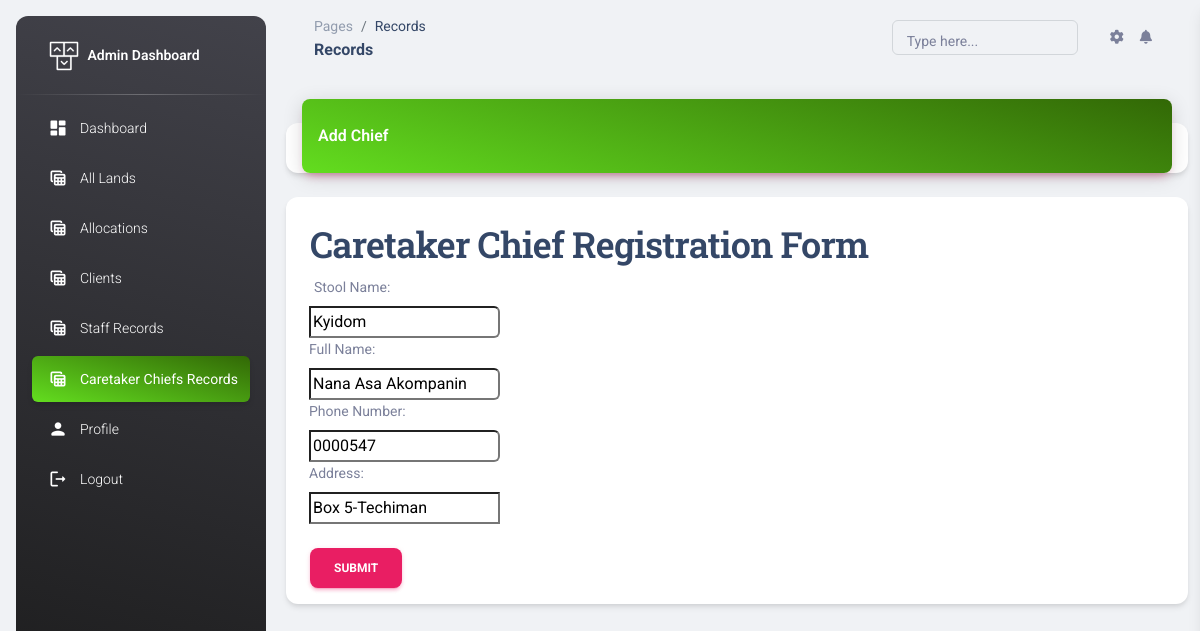
Before: /dashboard/chief_records/edit_chief/2 (signed in) with the older database file.
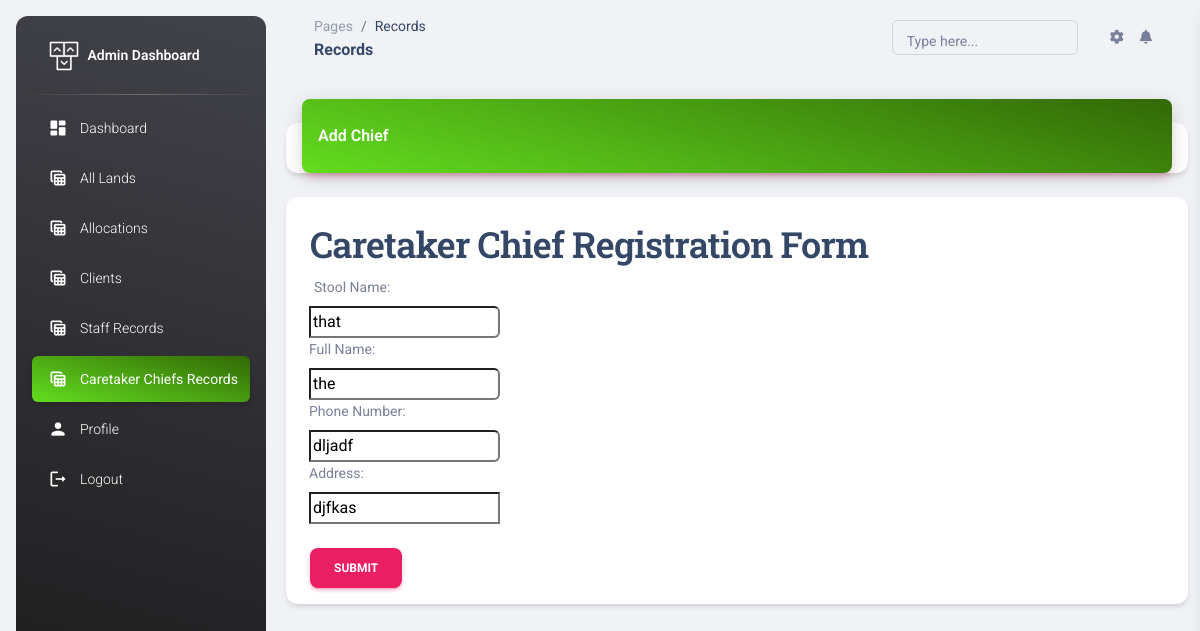
After: the same page with the newer database file.
### chief/models.py (models this page shows, shortened)
class CareTakerChief (models.Model):
    ctchief = models.OneToOneField(User, on_delete=models.CASCADE)
    StoolName = models.CharField(max_length=255, verbose_name="Stool Name")
    FullName = models.CharField(max_length=255, verbose_name="full Name")
    PhoneNumber = models.CharField(max_length=255, verbose_name="Phone Number")
    Address = models.CharField(max_length=255, verbose_name="Address")

### staff/views.py (the view)
# urls.py: path('dashboard/chief_records/edit_chief/<int:id>', admin_edit_chief, name="admin_edit_chief"),
@login_required
def admin_edit_chief(request, id):
    username = request.user.username
    chief = get_object_or_404(CareTakerChief, pk=id)
    if request.method == "POST":
        chiefform = ChiefForm(data=request.POST, files = request.FILES, instance=chief)
        if chiefform.is_valid:
            chiefform.save()
            return redirect(admin_chief_records)
        else:
            print("Invalid data entry")
    else:
        chiefform = ChiefForm(instance=chief)
    active= "active bg-gradient-primary"
    context = {
       "chiefform":chiefform,
       "id":id,
               "username":username,
    "active6":active,
    }
    return render(request, "online/edit_chief.html", context )

### chief/forms.py
class ChiefForm(ModelForm):
    class Meta:
        model = CareTakerChief
        fields = ("StoolName","FullName", "PhoneNumber", "Address")
    def __init__(self, *args, **kwargs):
        super(ChiefForm, self).__init__(*args, **kwargs)
        self.fields["StoolName"].widget.attrs.update({'class' :('input--style-4'),})
        self.fields["FullName"].widget.attrs.update({'class' :('input--style-4'),})
        self.fields["PhoneNumber"].widget.attrs.update({'class' :('input--style-4'),})
        self.fields["Address"].widget.attrs.update({'class' :('input--style-4'),})

### templates/online/edit_chief.html (shortened to what this page needs)
{% extends 'online/base2.html'%}
{% load static%}
{% block content %}
<body class="g-sidenav-show  bg-gray-200">
  {% include 'online/side_nav.html' %}
  <main class="main-content position-relative max-height-vh-100 h-100 border-radius-lg ">
    <nav class="navbar navbar-main navbar-expand-lg px-0 mx-4 shadow-none border-radius-xl" id="navbarBlur" data-scroll="true">
      <div class="container-fluid py-1 px-3">
        <nav aria-label="breadcrumb">
          <ol class="breadcrumb bg-transparent mb-0 pb-0 pt-1 px-0 me-sm-6 me-5">
            <li class="breadcrumb-item text-sm"><a class="opacity-5 text-dark" href="javascript:;">Pages</a></li>
            <li class="breadcrumb-item text-sm text-dark active" aria-current="page">Records</li>
          </ol>
          <h6 class="font-weight-bolder mb-0">Records</h6>
        </nav>
        <div class="collapse navbar-collapse mt-sm-0 mt-2 me-md-0 me-sm-4" id="navbar">
          <div class="ms-md-auto pe-md-3 d-flex align-items-center">
            <div class="input-group input-group-outline">
              <label class="form-label">Type here...</label>
              <input type="text" class="form-control">
            </div>
          </div>
          <ul class="navbar-nav  justify-content-end">
            <li class="nav-item px-3 d-flex align-items-center">
              <a href="javascript:;" class="nav-link text-body p-0">
                <i class="fa fa-cog fixed-plugin-button-nav cursor-pointer"></i>
              </a>
            </li>
            <li class="nav-item dropdown pe-2 d-flex align-items-center">
              <a href="javascript:;" class="nav-link text-body p-0" id="dropdownMenuButton" data-bs-toggle="dropdown" aria-expanded="false">
                <i class="fa fa-bell cursor-pointer"></i>
              </a>
            </li>
          </ul>
        </div>
      </div>
    </nav>
    <div class="container-fluid py-4">
      <div class="row">
        <div class="col-12">
          <div class="card my-4">
            <div class="card-header p-0 position-relative mt-n4 mx-3 z-index-2">
              <div class="bg-gradient-primary shadow-primary border-radius-lg pt-4 pb-3">
                <h6 class="text-white text-capitalize ps-3">Add Chief</h6>
              </div>
            </div>
          </div>
        </div>
      </div>
      <div class="page-wrapper bg-gra-02 p-t-130 p-b-100 font-poppins">
        <div class="wrapper wrapper--w680">
            <div class="card card-4">
                <div class="card-body">
                    <h2 class="title">Caretaker Chief Registration Form</h2>
                    <form method="POST"action="{% url 'admin_edit_chief' id %}?next=/"  enctype="multipart/form-data">
                          <div class="row row-space">
                            <div class="col-2">
                                <div class="input-group">
                                    {{chiefform}}
                                </div>
                            </div>
                          </div>
                          </div>
                        <div class="p-t-15">
                            <button class="btn btn--radius-2 btn-primary mx-4" type="submit">Submit</button>
                        </div>
                </div>
            </div>
        </div>
    </div>
  </main>
</body>
{% endblock content %}

Changed rows visible on the page:
changed CareTakerChief: StoolName "Kyidom" → "that"; FullName "Nana Asa Akompanin" → "the"; PhoneNumber "0000547" → "dljadf"; Address "Box 5-Techiman" → "djfkas"
